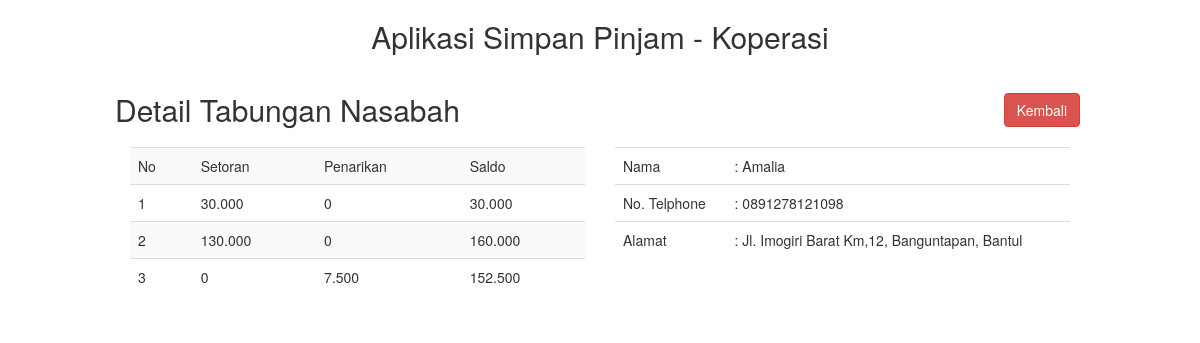
The app's page /tabungan/detail.php?id_user=1 with its own data.
### tables this page shows
CREATE TABLE `tabungan` (
  `id_tabungan` int(11) NOT NULL,
  `id_user` int(11) NOT NULL,
  `setoran` bigint(20) NOT NULL,
  `penarikan` bigint(20) NOT NULL,
  `saldo` bigint(20) NOT NULL,
  `bunga` bigint(20) NOT NULL,
  `tanggal` date NOT NULL
);

CREATE TABLE `users` (
  `id_user` int(11) NOT NULL,
  `nama` varchar(50) NOT NULL,
  `alamat` varchar(100) NOT NULL,
  `tgl_lahir` date NOT NULL,
  `pekerjaan` varchar(50) NOT NULL,
  `jenis_kelamin` varchar(15) DEFAULT NULL,
  `no_telp` varchar(15) NOT NULL
);

### tabungan/fungsi.php (called while the page is built, shortened)
<?php
function format_rupiah($angka)
{
    $rupiah = number_format($angka, 0, ',', '.');
    return $rupiah;
}
?>

### tabungan/detail.php (the view, shortened to what this page needs)
<?php include('fungsi.php'); ?>
<!DOCTYPE html>
<html lang="en">
<head>
    <link rel="stylesheet" href="../style/bootstrap.css" />
    <link rel="stylesheet" href="../style/dataTables.bootstrap4.min.css" />
</head>
<body>
    <div class="container-fluid">
        <div class="row">
            <div class="col-md-10 col-md-offset-1">
                <h2 class="text-center" style="margin-bottom:40px;">Aplikasi Simpan Pinjam - Koperasi</h2>
                <a class="btn btn-danger pull-right" style="margin-bottom:20px; margin-right:5px;" href="index.php">Kembali</a>
                <h2>Detail Tabungan Nasabah</h2>
                <div class="col-sm-12">
                    <div class="row">
                        <div class="col-sm-6">
                            <table class="table table-striped">
                                <tr>
                                    <td>No</td>
                                    <td>Setoran</td>
                                    <td>Penarikan</td>
                                    <td>Saldo</td>
                                </tr>
                                <?php
                                    include('../koneksi.php');
                                    $no = 1;
                                    $data = mysqli_query($koneksi, "SELECT * FROM tabungan WHERE id_user = $_GET[id_user]");
                                    while ($result = mysqli_fetch_array($data)) {
                                ?>
                                    <tr>
                                        <td><?php echo $no; ?></td>
                                        <td><?php echo format_rupiah($result['setoran']); ?></td>
                                        <td><?php echo format_rupiah($result['penarikan']); ?></td>
                                        <td><?php echo format_rupiah($result['saldo']); ?></td>
                                    </tr>
                                <?php $no++;
                                } ?>
                            </table>
                        </div>
                        <div class="col-sm-6">
                            <table class="table">
                                <?php
                                include('../koneksi.php');
                                $query = "SELECT * FROM users WHERE id_user = $_GET[id_user]";
                                $data = mysqli_query($koneksi, $query);
                                while ($row = mysqli_fetch_array($data)) {
                                    ?>
                                    <tr>
                                        <td>Nama</td>
                                        <td>: <?php echo $row['nama']; ?></td>
                                    </tr>
                                    <tr>
                                        <td>No. Telphone</td>
                                        <td>: <?php echo $row['no_telp']; ?></td>
                                    </tr>
                                    <tr>
                                        <td>Alamat</td>
                                        <td>: <?php echo $row['alamat']; ?></td>
                                    </tr>
                                <?php
                                }
                                ?>
                            </table>
                        </div>
                    </div>
                </div>
            </div>
        </div>
</body>
</html>

### records on screen
tabungan: setoran "30.000", penarikan "0", saldo "30.000"
tabungan: setoran "130.000", penarikan "0", saldo "160.000"
tabungan: setoran "0", penarikan "7.500", saldo "152.500"
users: nama "Amalia", no_telp "0891278121098", alamat "Jl. Imogiri Barat Km,12, Banguntapan, Bantul"
